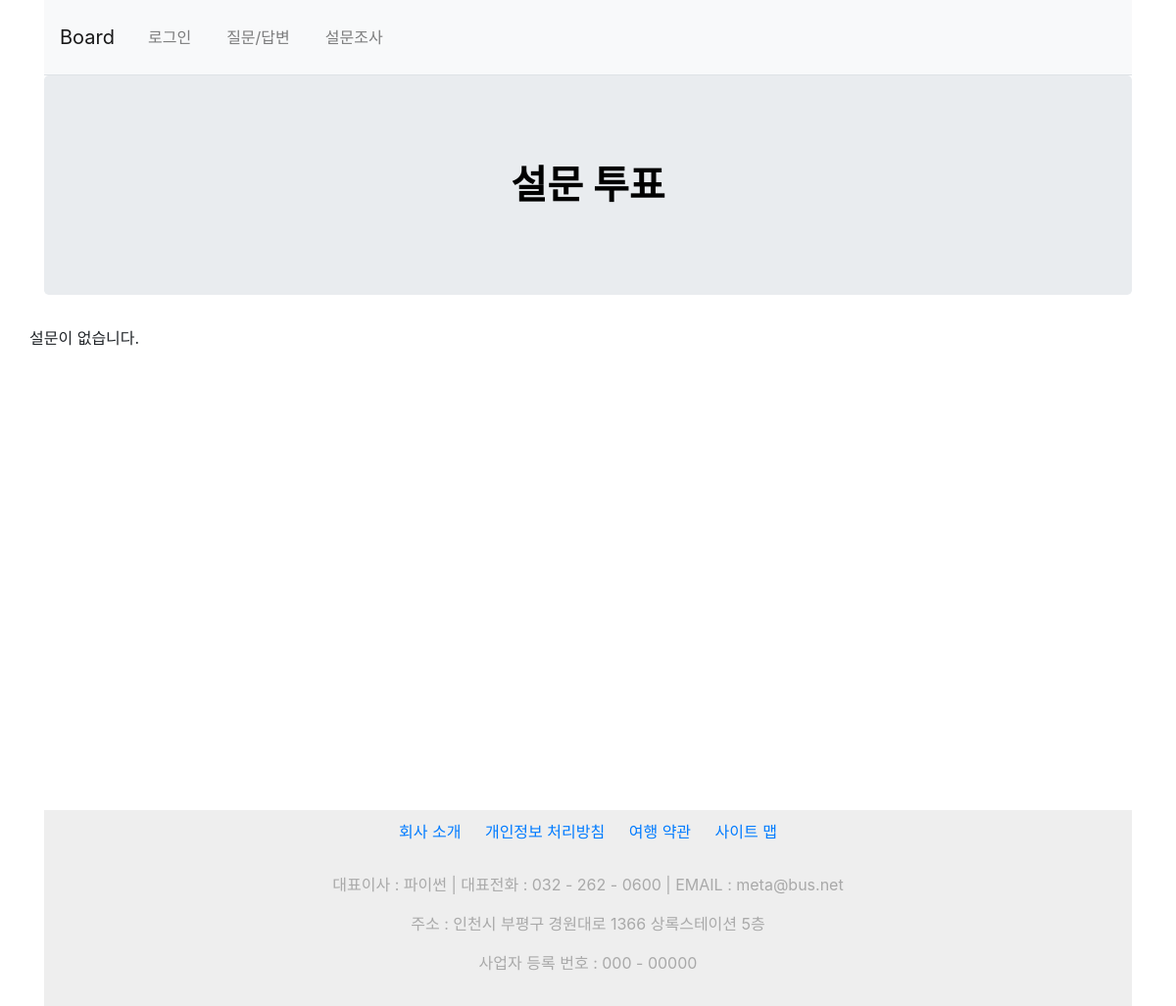
Before: /poll/ with the older database file.
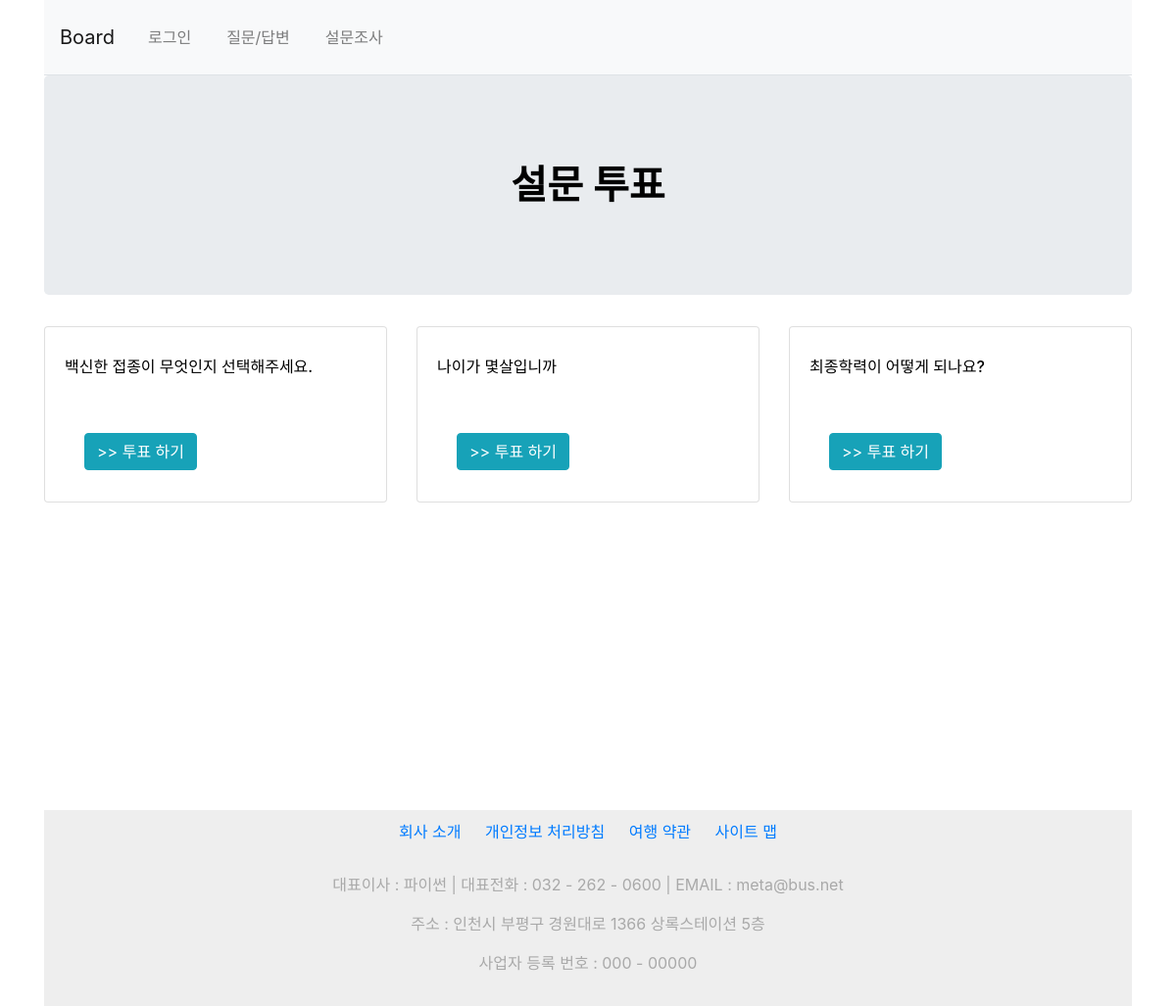
After: the same page with the newer database file.
### poll/models.py (models this page shows, shortened)
class Question(models.Model):
    question_text = models.CharField(max_length=100)
    pub_date = models.DateTimeField()

### poll/views.py (the view)
# urls.py: path('', base_views.index, name='index'),                                    #질문 목록
def index(request):
    poll_list = Question.objects.all()
    context = {'poll_list': poll_list}
    return render(request, 'poll/poll_list.html', context)

### templates/poll/poll_list.html (shortened to what this page needs)
{% extends 'base.html' %}
{% block content %}
<section>
    <div class ="jumbotron">
        <div class="text-center">
            <h1 class="my-4" id="title">설문 투표</h1>
        </div>
    </div>
    <div class="row">
    {% if poll_list  %}
        {% for question in poll_list %}
        <div class="col-4">
            <div class="card">
                <div class="card-body">
                    <div class="card-title">
                        <h5 style ="line-height:2.5rem">{{ question.question_text }}</h5>
                        <a class = "btn btn-info" style="margin-left : 20px; margin-top: 40px;" href ="{% url 'poll:detail' question.id %}"> >> 투표 하기 </a>
                    </div>
                </div>
            </div>
        </div>
        {% endfor %}
    {% else %}
    <p>설문이 없습니다.</p>
    {% endif %}
    </div>
</section>
{% endblock %}

Changed rows visible on the page:
added Question: question_text "백신한 접종이 무엇인지 선택해주세요."
added Question: question_text "나이가 몇살입니까"
added Question: question_text "최종학력이 어떻게 되나요?"
Other visible differences:
text no longer shown: "설문이 없습니다."
